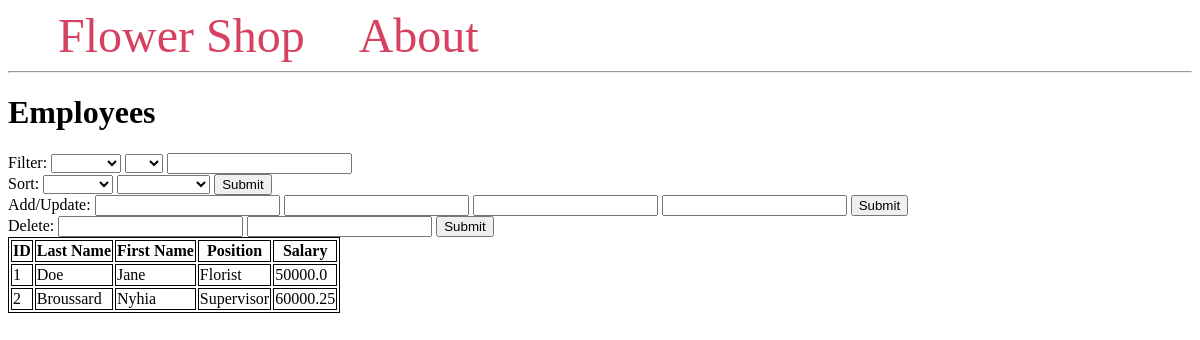
The page /employee on the database as committed earlier.
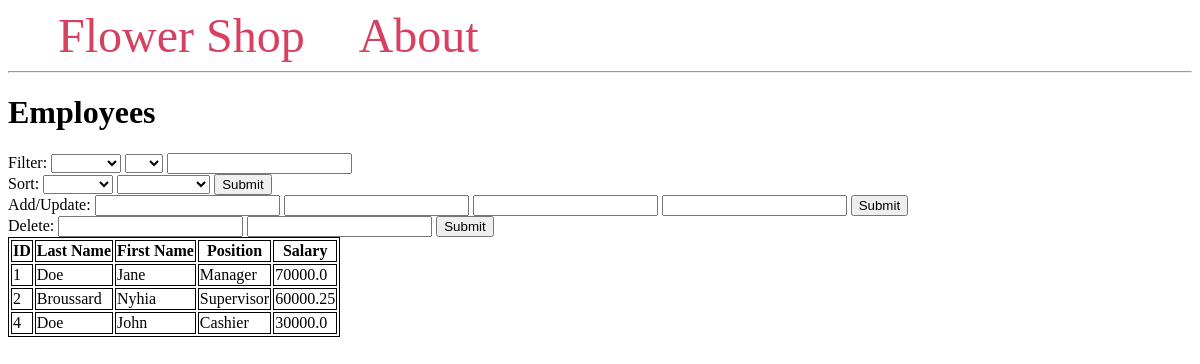
The same page on the database as committed later.
### tables this page shows
CREATE TABLE employee(
                employeeID INTEGER PRIMARY KEY,
                fname TEXT NOT NULL,
                lname TEXT NOT NULL,
                position TEXT,
                salary REAL NOT NULL CHECK (salary>=0)
            );

### main.py (the view, shortened to what this page needs)
@app.route("/employee", methods=("GET", "POST"))
def employee():
    conn = get_db_connection()
    cursor = conn.cursor()
    db = Database(conn, cursor)
    employees = conn.execute("SELECT * FROM employee").fetchall()
    return render_template("employee.html", employees=employees)

### main.py (called while the page is built)
def get_db_connection():
    conn = sqlite3.connect('flowershopdatabase.db', check_same_thread=False)
    conn.execute("PRAGMA foreign_keys = 1")
    conn.row_factory = sqlite3.Row
    return conn

### templates/employee.html (shortened to what this page needs)
{% extends 'base.html' %}
{% block content %}
    <h1>{% block title %} Employees {% endblock %}</h1>
    <div>
        <form method="post">
            <div>
                <label>Filter:</label>
                <select name="filt_attr">
                    <option value=""></option>
                    <option value="employeeID">ID</option>
                </select>
                <select name="op">
                    <option value=""></option>
                    <option value="=">=</option>
                </select>
                <input type="text" name="value">
            </div>
            <label>Sort:</label>
            <select name="sort_attr" id="sort_attr">
                <option value=""></option>
                <option value="employeeID">ID</option>
            </select>
            <select name="asc" id="asc">
                <option value=""></option>
                <option value="ASC">Ascending</option>
            </select>
            <button type="submit" name="sort" value="sort">Submit</button>
            <div>
                <label>Add/Update:</label>
                <input type="text" name="lname">
                <input type="text" name="fname">
                <input type="text" name="position">
                <input type="text" name="salary">
                <button type="submit" name="add" value="add">Submit</button>
            </div>
            <div>
                <label>Delete:</label>
                <input type="text" name="lname2">
                <input type="text" name="fname2">
                <button type="submit" name="del" value="del">Submit</button>
            </div>
        </form>
    </div>
    <table>
        <tr>
            <th>ID</th>
            <th>Last Name</th>
            <th>First Name</th>
            <th>Position</th>
            <th>Salary</th>
        </tr>
        {% for employee in employees %}
                <tr>
                    <td>{{ employee['employeeID'] }}</td>
                    <td>{{ employee['lname'] }}</td>
                    <td>{{ employee['fname'] }}</td>
                    <td>{{ employee['position'] }}</td>
                    <td>{{ employee['salary'] }}</td>
                </tr>
        {% endfor %}
    </table>
{% endblock %}

### templates/base.html (shortened to what this page needs)
<!DOCTYPE html>
<html lang="en">
<head>
</head>
<body>
    <nav>
        <a href="{{ url_for('index') }}">Flower Shop</a>
        <a href="#">About</a>
    </nav>
    <hr>
    <div class="content">
        {% block content %} {% endblock %}
    </div>
</body>
</html>

### templates/base.html (style rules this page uses)
nav a { color: #d64161; font-size: 3em; margin-left: 50px; text-decoration: none; }
table, th, td { border: 1px solid black; }

Rows that differ between the two databases and show on the page:
changed employee "Jane": position "Florist" → "Manager"; salary "50000.0" → "70000.0"
added employee: employeeID "4", lname "Doe", fname "John", position "Cashier", salary "30000.0"
